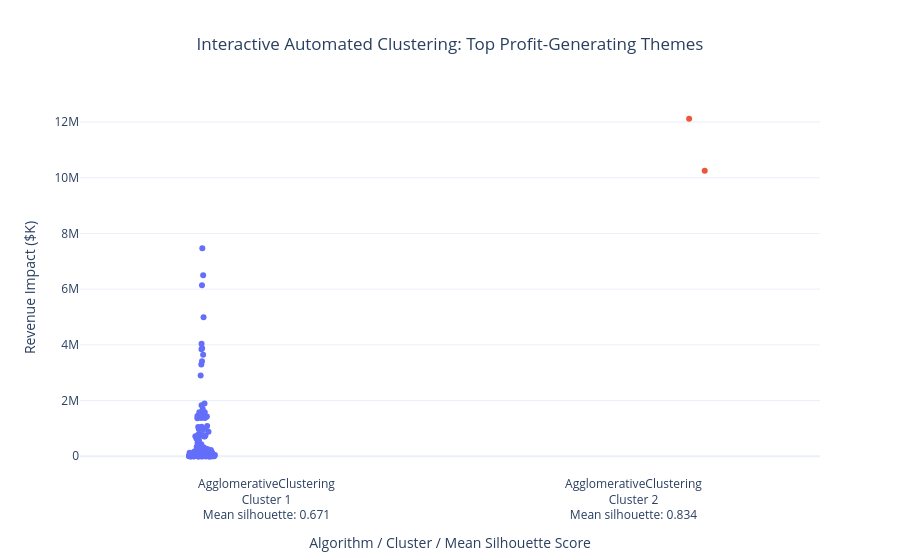

The notebook cell saved with this chart:
### Markdown cell above
# Which Casinos Offer Similar Themes Leading to Profit ?

### Code cell
theme_columns = [col for col in df.columns if "theme_" in str(col).lower()]
themes_matrix = df[theme_columns].to_numpy()

clustered_dict = cluster_themes_by_revenue_np(
    themes_matrix=themes_matrix,
    revenue_vector=revenue_vector,
    theme_names=theme_columns,  # Passing the clean names for better plotting
    target_type="positive"
)

interactive_plot = plot_clusters(clustered_dict,target_type="positive")
interactive_plot

### Figure 1 — Plotly figure (JSON) as saved in the notebook; plotly's stock layout.template omitted (floating-point values rounded to 4 significant figures; data arrays with more than 128 entries replaced by an {"elided": "..."} marker saying what was removed)
{"data": [{"alignmentgroup": "True", "boxpoints": "all", "customdata": {"elided": "123x3 float values"}, "fillcolor": "rgba(255,255,255,0)", "hoveron": "points", "hovertemplate": "<b>%{hovertext}</b><br><br>Cluster=Cluster 1<br>Algorithm / Cluster / Mean Silhouette Score=%{x}<br>Revenue Impact ($K)=%{y}<br>Corr=%{customdata[0]}<br>Target Period Avg=%{customdata[1]}<br>Cluster Score=%{customdata[2]}<extra></extra>", "hovertext": ["theme_1", "theme_2", "theme_4", "theme_5", "theme_6", "theme_7", "theme_8", "theme_9", "theme_10", "theme_11", "theme_12", "theme_13", "theme_14", "theme_15", "theme_16", "theme_17", "theme_18", "theme_19", "theme_20", "theme_21", "theme_22", "theme_23", "theme_24", "theme_25", "theme_26", "theme_27", "theme_28", "theme_29", "theme_30", "theme_31", "theme_32", "theme_33", "theme_34", "theme_35", "theme_36", "theme_37", "theme_38", "theme_39", "theme_40", "theme_41", "theme_42", "theme_43", "theme_44", "theme_45", "theme_46", "theme_47", "theme_48", "theme_49", "theme_50", "theme_51", "theme_52", "theme_53", "theme_54", "theme_55", "theme_56", "theme_57", "theme_58", "theme_59", "theme_60", "theme_61", "theme_62", "theme_63", "theme_64", "theme_65", "theme_66", "theme_67", "theme_68", "theme_69", "theme_70", "theme_71", "theme_72", "theme_73", "theme_74", "theme_75", "theme_76", "theme_77", "theme_78", "theme_79", "theme_80", "theme_81", "theme_82", "theme_83", "theme_84", "theme_85", "theme_87", "theme_88", "theme_89", "theme_90", "theme_91", "theme_92", "theme_93", "theme_94", "theme_95", "theme_96", "theme_97", "theme_98", "theme_99", "theme_100", "theme_101", "theme_102", "theme_103", "theme_104", "theme_105", "theme_106", "theme_107", "theme_108", "theme_109", "theme_110", "theme_111", "theme_112", "theme_113", "theme_114", "theme_115", "theme_116", "theme_117", "theme_118", "theme_119", "theme_120", "theme_121", "theme_122", "theme_123", "theme_124", "theme_125"], "legendgroup": "Cluster 1", "line": {"color": "rgba(255,255,255,0)"}, "marker": {"color": "#636efa"}, "name": "Cluster 1", "offsetgroup": "Cluster 1", "orientation": "v", "pointpos": 0, "showlegend": true, "type": "box", "x": ["AgglomerativeClustering<br>Cluster 1<br>Mean silhouette: 0.671", "AgglomerativeClustering<br>Cluster 1<br>Mean silhouette: 0.671", "AgglomerativeClustering<br>Cluster 1<br>Mean silhouette: 0.671", "AgglomerativeClustering<br>Cluster 1<br>Mean silhouette: 0.671", "AgglomerativeClustering<br>Cluster 1<br>Mean silhouette: 0.671", "AgglomerativeClustering<br>Cluster 1<br>Mean silhouette: 0.671", "AgglomerativeClustering<br>Cluster 1<br>Mean silhouette: 0.671", "AgglomerativeClustering<br>Cluster 1<br>Mean silhouette: 0.671", "AgglomerativeClustering<br>Cluster 1<br>Mean silhouette: 0.671", "AgglomerativeClustering<br>Cluster 1<br>Mean silhouette: 0.671", "AgglomerativeClustering<br>Cluster 1<br>Mean silhouette: 0.671", "AgglomerativeClustering<br>Cluster 1<br>Mean silhouette: 0.671", "AgglomerativeClustering<br>Cluster 1<br>Mean silhouette: 0.671", "AgglomerativeClustering<br>Cluster 1<br>Mean silhouette: 0.671", "AgglomerativeClustering<br>Cluster 1<br>Mean silhouette: 0.671", "AgglomerativeClustering<br>Cluster 1<br>Mean silhouette: 0.671", "AgglomerativeClustering<br>Cluster 1<br>Mean silhouette: 0.671", "AgglomerativeClustering<br>Cluster 1<br>Mean silhouette: 0.671", "AgglomerativeClustering<br>Cluster 1<br>Mean silhouette: 0.671", "AgglomerativeClustering<br>Cluster 1<br>Mean silhouette: 0.671", "AgglomerativeClustering<br>Cluster 1<br>Mean silhouette: 0.671", "AgglomerativeClustering<br>Cluster 1<br>Mean silhouette: 0.671", "AgglomerativeClustering<br>Cluster 1<br>Mean silhouette: 0.671", "AgglomerativeClustering<br>Cluster 1<br>Mean silhouette: 0.671", "AgglomerativeClustering<br>Cluster 1<br>Mean silhouette: 0.671", "AgglomerativeClustering<br>Cluster 1<br>Mean silhouette: 0.671", "AgglomerativeClustering<br>Cluster 1<br>Mean silhouette: 0.671", "AgglomerativeClustering<br>Cluster 1<br>Mean silhouette: 0.671", "AgglomerativeClustering<br>Cluster 1<br>Mean silhouette: 0.671", "AgglomerativeClustering<br>Cluster 1<br>Mean silhouette: 0.671", "AgglomerativeClustering<br>Cluster 1<br>Mean silhouette: 0.671", "AgglomerativeClustering<br>Cluster 1<br>Mean silhouette: 0.671", "AgglomerativeClustering<br>Cluster 1<br>Mean silhouette: 0.671", "AgglomerativeClustering<br>Cluster 1<br>Mean silhouette: 0.671", "AgglomerativeClustering<br>Cluster 1<br>Mean silhouette: 0.671", "AgglomerativeClustering<br>Cluster 1<br>Mean silhouette: 0.671", "AgglomerativeClustering<br>Cluster 1<br>Mean silhouette: 0.671", "AgglomerativeClustering<br>Cluster 1<br>Mean silhouette: 0.671", "AgglomerativeClustering<br>Cluster 1<br>Mean silhouette: 0.671", "AgglomerativeClustering<br>Cluster 1<br>Mean silhouette: 0.671", "AgglomerativeClustering<br>Cluster 1<br>Mean silhouette: 0.671", "AgglomerativeClustering<br>Cluster 1<br>Mean silhouette: 0.671", "AgglomerativeClustering<br>Cluster 1<br>Mean silhouette: 0.671", "AgglomerativeClustering<br>Cluster 1<br>Mean silhouette: 0.671", "AgglomerativeClustering<br>Cluster 1<br>Mean silhouette: 0.671", "AgglomerativeClustering<br>Cluster 1<br>Mean silhouette: 0.671", "AgglomerativeClustering<br>Cluster 1<br>Mean silhouette: 0.671", "AgglomerativeClustering<br>Cluster 1<br>Mean silhouette: 0.671", "AgglomerativeClustering<br>Cluster 1<br>Mean silhouette: 0.671", "AgglomerativeClustering<br>Cluster 1<br>Mean silhouette: 0.671", "AgglomerativeClustering<br>Cluster 1<br>Mean silhouette: 0.671", "AgglomerativeClustering<br>Cluster 1<br>Mean silhouette: 0.671", "AgglomerativeClustering<br>Cluster 1<br>Mean silhouette: 0.671", "AgglomerativeClustering<br>Cluster 1<br>Mean silhouette: 0.671", "AgglomerativeClustering<br>Cluster 1<br>Mean silhouette: 0.671", "AgglomerativeClustering<br>Cluster 1<br>Mean silhouette: 0.671", "AgglomerativeClustering<br>Cluster 1<br>Mean silhouette: 0.671", "AgglomerativeClustering<br>Cluster 1<br>Mean silhouette: 0.671", "AgglomerativeClustering<br>Cluster 1<br>Mean silhouette: 0.671", "AgglomerativeClustering<br>Cluster 1<br>Mean silhouette: 0.671", "AgglomerativeClustering<br>Cluster 1<br>Mean silhouette: 0.671", "AgglomerativeClustering<br>Cluster 1<br>Mean silhouette: 0.671", "AgglomerativeClustering<br>Cluster 1<br>Mean silhouette: 0.671", "AgglomerativeClustering<br>Cluster 1<br>Mean silhouette: 0.671", "AgglomerativeClustering<br>Cluster 1<br>Mean silhouette: 0.671", "AgglomerativeClustering<br>Cluster 1<br>Mean silhouette: 0.671", "AgglomerativeClustering<br>Cluster 1<br>Mean silhouette: 0.671", "AgglomerativeClustering<br>Cluster 1<br>Mean silhouette: 0.671", "AgglomerativeClustering<br>Cluster 1<br>Mean silhouette: 0.671", "AgglomerativeClustering<br>Cluster 1<br>Mean silhouette: 0.671", "AgglomerativeClustering<br>Cluster 1<br>Mean silhouette: 0.671", "AgglomerativeClustering<br>Cluster 1<br>Mean silhouette: 0.671", "AgglomerativeClustering<br>Cluster 1<br>Mean silhouette: 0.671", "AgglomerativeClustering<br>Cluster 1<br>Mean silhouette: 0.671", "AgglomerativeClustering<br>Cluster 1<br>Mean silhouette: 0.671", "AgglomerativeClustering<br>Cluster 1<br>Mean silhouette: 0.671", "AgglomerativeClustering<br>Cluster 1<br>Mean silhouette: 0.671", "AgglomerativeClustering<br>Cluster 1<br>Mean silhouette: 0.671", "AgglomerativeClustering<br>Cluster 1<br>Mean silhouette: 0.671", "AgglomerativeClustering<br>Cluster 1<br>Mean silhouette: 0.671", "AgglomerativeClustering<br>Cluster 1<br>Mean silhouette: 0.671", "AgglomerativeClustering<br>Cluster 1<br>Mean silhouette: 0.671", "AgglomerativeClustering<br>Cluster 1<br>Mean silhouette: 0.671", "AgglomerativeClustering<br>Cluster 1<br>Mean silhouette: 0.671", "AgglomerativeClustering<br>Cluster 1<br>Mean silhouette: 0.671", "AgglomerativeClustering<br>Cluster 1<br>Mean silhouette: 0.671", "AgglomerativeClustering<br>Cluster 1<br>Mean silhouette: 0.671", "AgglomerativeClustering<br>Cluster 1<br>Mean silhouette: 0.671", "AgglomerativeClustering<br>Cluster 1<br>Mean silhouette: 0.671", "AgglomerativeClustering<br>Cluster 1<br>Mean silhouette: 0.671", "AgglomerativeClustering<br>Cluster 1<br>Mean silhouette: 0.671", "AgglomerativeClustering<br>Cluster 1<br>Mean silhouette: 0.671", "AgglomerativeClustering<br>Cluster 1<br>Mean silhouette: 0.671", "AgglomerativeClustering<br>Cluster 1<br>Mean silhouette: 0.671", "AgglomerativeClustering<br>Cluster 1<br>Mean silhouette: 0.671", "AgglomerativeClustering<br>Cluster 1<br>Mean silhouette: 0.671", "AgglomerativeClustering<br>Cluster 1<br>Mean silhouette: 0.671", "AgglomerativeClustering<br>Cluster 1<br>Mean silhouette: 0.671", "AgglomerativeClustering<br>Cluster 1<br>Mean silhouette: 0.671", "AgglomerativeClustering<br>Cluster 1<br>Mean silhouette: 0.671", "AgglomerativeClustering<br>Cluster 1<br>Mean silhouette: 0.671", "AgglomerativeClustering<br>Cluster 1<br>Mean silhouette: 0.671", "AgglomerativeClustering<br>Cluster 1<br>Mean silhouette: 0.671", "AgglomerativeClustering<br>Cluster 1<br>Mean silhouette: 0.671", "AgglomerativeClustering<br>Cluster 1<br>Mean silhouette: 0.671", "AgglomerativeClustering<br>Cluster 1<br>Mean silhouette: 0.671", "AgglomerativeClustering<br>Cluster 1<br>Mean silhouette: 0.671", "AgglomerativeClustering<br>Cluster 1<br>Mean silhouette: 0.671", "AgglomerativeClustering<br>Cluster 1<br>Mean silhouette: 0.671", "AgglomerativeClustering<br>Cluster 1<br>Mean silhouette: 0.671", "AgglomerativeClustering<br>Cluster 1<br>Mean silhouette: 0.671", "AgglomerativeClustering<br>Cluster 1<br>Mean silhouette: 0.671", "AgglomerativeClustering<br>Cluster 1<br>Mean silhouette: 0.671", "AgglomerativeClustering<br>Cluster 1<br>Mean silhouette: 0.671", "AgglomerativeClustering<br>Cluster 1<br>Mean silhouette: 0.671", "AgglomerativeClustering<br>Cluster 1<br>Mean silhouette: 0.671", "AgglomerativeClustering<br>Cluster 1<br>Mean silhouette: 0.671", "AgglomerativeClustering<br>Cluster 1<br>Mean silhouette: 0.671", "AgglomerativeClustering<br>Cluster 1<br>Mean silhouette: 0.671", "AgglomerativeClustering<br>Cluster 1<br>Mean silhouette: 0.671", "AgglomerativeClustering<br>Cluster 1<br>Mean silhouette: 0.671", "AgglomerativeClustering<br>Cluster 1<br>Mean silhouette: 0.671", "AgglomerativeClustering<br>Cluster 1<br>Mean silhouette: 0.671"], "x0": " ", "xaxis": "x", "y": [6502000.0, 0.0, 169700.0, 10810.0, 965700.0, 0.0, 7467000.0, 0.0, 13390.0, 565100.0, 0.0, 0.0, 312300.0, 71420.0, 0.0, 0.0, 990100.0, 0.0, 0.0, 32660.0, 818.3, 916.2, 6137000.0, 1444000.0, 196100.0, 0.0, 1460000.0, 0.0, 0.0, 109700.0, 0.0, 0.0, 134100.0, 27080.0, 338000.0, 1418000.0, 973700.0, 0.0, 153500.0, 1378000.0, 0.0, 0.0, 0.0, 2119.0, 0.0, 3844000.0, 4989000.0, 226300.0, 1085000.0, 0.0, 709200.0, 1693000.0, 0.0, 434000.0, 0.0, 108400.0, 68430.0, 41430.0, 3643000.0, 1430000.0, 54560.0, 40390.0, 117600.0, 3605.0, 785400.0, 2896000.0, 12360.0, 8660.0, 73900.0, 1374000.0, 29460.0, 260200.0, 338900.0, 0.0, 0.0, 3881000.0, 4041000.0, 716000.0, 28370.0, 0.0, 488000.0, 88140.0, 149900.0, 879100.0, 118500.0, 1362000.0, 597700.0, 1582000.0, 3298000.0, 0.0, 692000.0, 1577000.0, 158300.0, 156.2, 1286.0, 12740.0, 781.8, 635800.0, 132700.0, 5992.0, 713700.0, 0.0, 149600.0, 126000.0, 748700.0, 0.0, 1061000.0, 0.0, 0.0, 1051000.0, 1835000.0, 0.0, 46390.0, 0.0, 10080.0, 0.0, 0.0, 255400.0, 765000.0, 3415000.0, 772700.0, 126200.0, 1893000.0], "y0": " ", "yaxis": "y"}, {"alignmentgroup": "True", "boxpoints": "all", "customdata": [[0.001764, 61510.0, 0.8338], [0.001794, 57380.0, 0.8338]], "fillcolor": "rgba(255,255,255,0)", "hoveron": "points", "hovertemplate": "<b>%{hovertext}</b><br><br>Cluster=Cluster 2<br>Algorithm / Cluster / Mean Silhouette Score=%{x}<br>Revenue Impact ($K)=%{y}<br>Corr=%{customdata[0]}<br>Target Period Avg=%{customdata[1]}<br>Cluster Score=%{customdata[2]}<extra></extra>", "hovertext": ["theme_3", "theme_86"], "legendgroup": "Cluster 2", "line": {"color": "rgba(255,255,255,0)"}, "marker": {"color": "#EF553B"}, "name": "Cluster 2", "offsetgroup": "Cluster 2", "orientation": "v", "pointpos": 0, "showlegend": true, "type": "box", "x": ["AgglomerativeClustering<br>Cluster 2<br>Mean silhouette: 0.834", "AgglomerativeClustering<br>Cluster 2<br>Mean silhouette: 0.834"], "x0": " ", "xaxis": "x", "y": [10250000.0, 12120000.0], "y0": " ", "yaxis": "y"}], "layout": {"boxmode": "group", "legend": {"title": {"text": "Cluster"}, "tracegroupgap": 0}, "showlegend": false, "title": {"text": "Interactive Automated Clustering: Top Profit-Generating Themes", "x": 0.5}, "xaxis": {"anchor": "y", "domain": [0, 1], "title": {"text": "Algorithm / Cluster / Mean Silhouette Score"}, "type": "category"}, "yaxis": {"anchor": "x", "domain": [0, 1], "title": {"text": "Revenue Impact ($K)"}}}}
